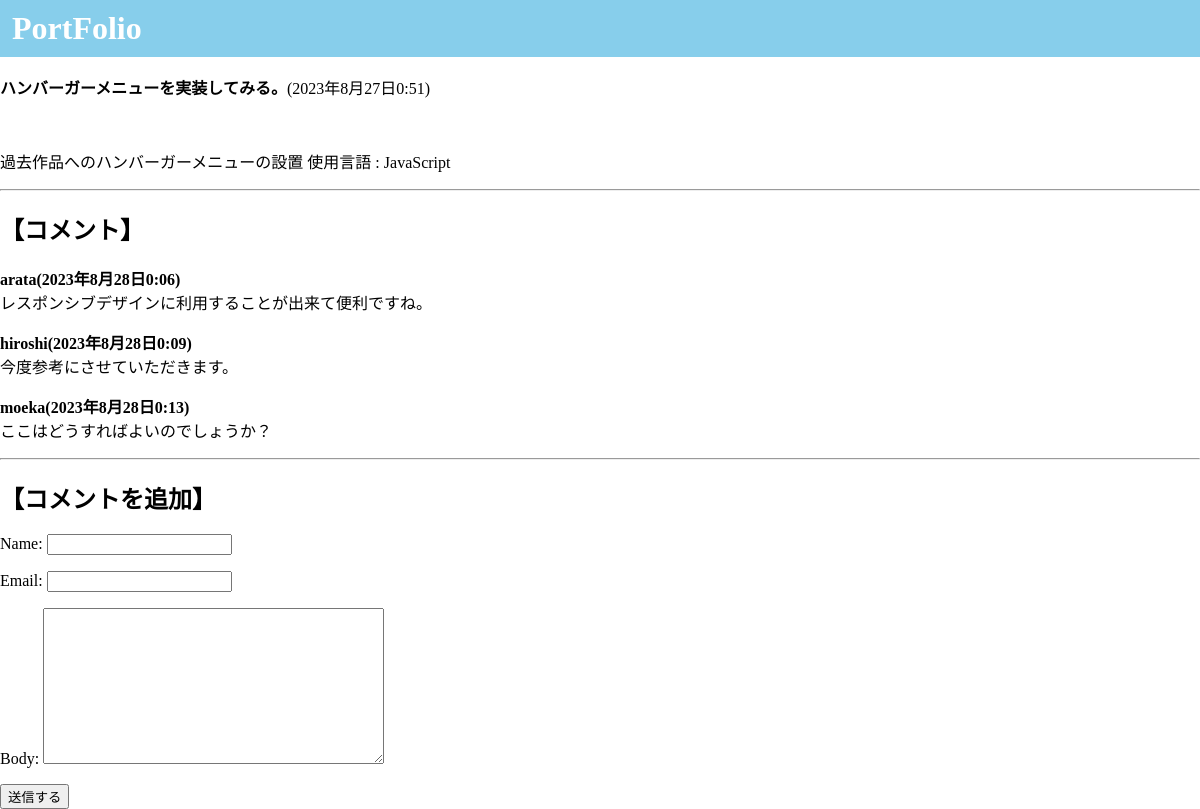
Page /post-1/ on the committed database.
### blog/models.py (models this page shows)
class Post(models.Model):
    title = models.CharField(max_length=255)
    slug = models.SlugField()
    intro = models.TextField()
    body = models.TextField()
    posted_date = models.DateTimeField(auto_now_add=True)

class Comment(models.Model):
    post = models.ForeignKey(Post, related_name="comments", on_delete=models.CASCADE)
    name = models.CharField(max_length=255)
    email = models.EmailField()
    body = models.TextField()
    posted_date = models.DateTimeField(auto_now_add=True)

### blog/views.py (the view)
# urls.py: path("<slug:slug>/", post_detail, name="post_detail")
def post_detail(request, slug):
    post = Post.objects.get(slug=slug)
    if request.method == "POST":
        form = CommentForm(request.POST)
        if form.is_valid():
            comment = form.save(commit=False)
            comment.post = post
            comment.save()
            return redirect("post_detail", slug=post.slug)
    else:
        form = CommentForm()
    return render(request, "blog/post_detail.html", {"post": post, "form": form})

### blog/forms.py
class CommentForm(forms.ModelForm):
    class Meta:
        model = Comment
        fields = ["name","email","body"]

### blog/templates/blog/post_detail.html (shortened to what this page needs)
{% extends "blog/base.html" %}
{% block content %}
    <h2 class="title">{{post.title}}</h2>
    <p><b>{{post.intro}}</b>({{post.posted_date}})</p>
    <br>
    <p>{{post.body}}</p>
    <hr>
    <h2 class="subtitle"><b>【コメント】</b></h2>
    {% for comment in post.comments.all %}
    <article class="media">
        <div class="media-content">
            <div class="content">
                <p>
                    <strong>
                        <b>{{comment.name}}</b>({{comment.posted_date}})
                    </strong>
                    <br>
                    {{comment.body}}
                </p>
            </div>
        </div>
    </article>
    {% empty %}
    <div class="notification">
        <p>コメントはまだありません。</p>
    </div>
    <hr>
    {% endfor %}
    <hr>
    <h2 class="subtitle"><b>【コメントを追加】</b></h2>
    <form action="." method="post">
        {{form.as_p}}
        <div class="field">
            <div class="control">
                <button class="button is-danger">送信する</button>
            </div>
        </div>
    </form>
{% endblock %}

### blog/templates/blog/base.html (shortened to what this page needs)
<!DOCTYPE html>
<html lang="ja">
<head>
    {% load static %}
    <link rel="stylesheet" href="{% static 'CSS/base.css' %}">
</head>
<body>
    <header>
        <h1><a href="/"><strong>PortFolio</strong></a></h1>
    </header>
    <section class="section">
        <div class="container">{% block content %} {% endblock %}</div>
    </section>
</body>
</html>

### static_local/CSS/base.css (style rules this page uses)
body { margin: 0; }
header { background-color: skyblue; width: 100%; display: flex; position: fixed; margin-bottom: 5px; padding: 10px 0px 10px 0px; top: 0; }
header h1 { margin-top: 0; margin-bottom: 0; margin-left: 1%; padding-right: 19%; }
header h1 a { color: white; text-decoration: none; }

### rows in the picture
Post: intro "ハンバーガーメニューを実装してみる。", posted_date "2023年8月27日0:51", body "過去作品へのハンバーガーメニューの設置 使用言語 : JavaScript"
Comment: name "arata", posted_date "2023年8月28日0:06", body "レスポンシブデザインに利用することが出来て便利ですね。"
Comment: name "hiroshi", posted_date "2023年8月28日0:09", body "今度参考にさせていただきます。"
Comment: name "moeka", posted_date "2023年8月28日0:13", body "ここはどうすればよいのでしょうか？"
